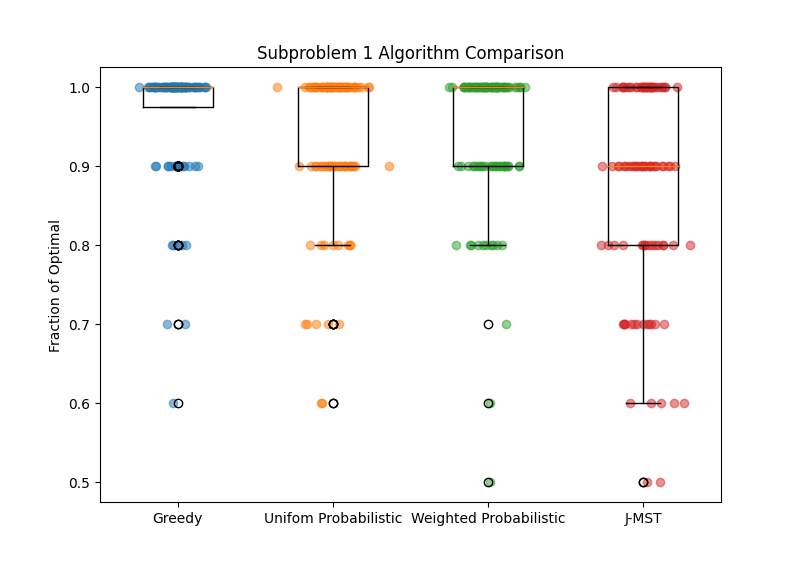

Reproduce this figure in Python.
import pandas as pd
import matplotlib.pyplot as plt
import numpy as np

data = pd.read_csv("problem1_data.csv", index_col=0, parse_dates=True)
val = 1
fig, data_plot= plt.subplots()
data_plot.boxplot(data[:], labels = data.columns)
for col in data.columns:
    data_col = list(data[col])
    data_plot.scatter(np.random.normal(val, 0.1, size=len(data_col)).tolist(), data_col, label=col, alpha = 0.5)
    val += 1
data_plot.set_ylabel('Fraction of Optimal')
data_plot.set_title('Subproblem 1 Algorithm Comparison')
plt.show()
